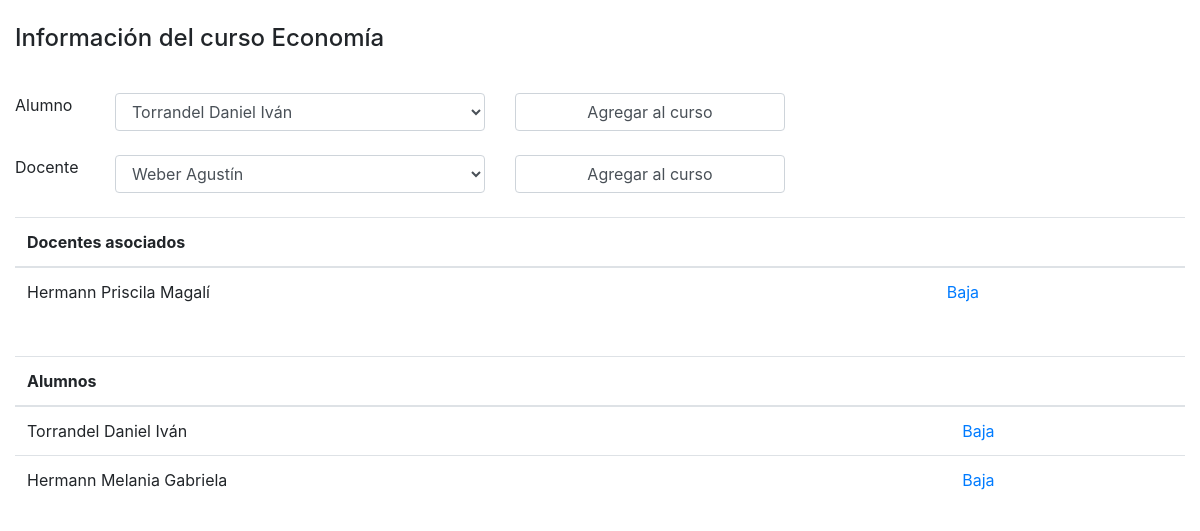
Screenshot of /admcursos/addparticipantes/2 with the database file from the repository.
### AdmCursos/models.py (models this page shows, shortened)
class Curso(models.Model):
    nombre = models.CharField(max_length=200)
    activo = models.BooleanField(default=True)

class Curso_Docente(models.Model):
    curso_id = models.ForeignKey(Curso, on_delete=models.CASCADE)
    docente_id = models.ForeignKey(Docente, on_delete=models.CASCADE)

class Docente(models.Model):
    nombre = models.CharField(max_length=100)
    apellido = models.CharField(max_length=100)
    edad = models.IntegerField()
    genero = models.IntegerField()
    fecha_alta = models.DateTimeField(auto_now=True)
    activo = models.BooleanField(default=True)

class Curso_Alumno(models.Model):
    curso_id = models.ForeignKey(Curso, on_delete=models.CASCADE)
    alumno_id = models.ForeignKey(Alumno, on_delete=models.CASCADE)

class Alumno(models.Model):
    nombre = models.CharField(max_length=100)
    apellido = models.CharField(max_length=100)
    edad = models.IntegerField()
    genero = models.IntegerField()
    fecha_alta = models.DateTimeField(auto_now=True)
    activo = models.BooleanField(default=True)

### AdmCursos/views.py (the view)
# urls.py: path('/addparticipantes/<int:curso_id>', views.addParticipantes, name='addParticipantes'),
def addParticipantes(request, curso_id):
    c = Curso.objects.get(id=curso_id)
    a = Alumno.objects.all()
    d = Docente.objects.all()
    ca2 = Curso_Alumno.objects.filter(curso_id=c.id).select_related('alumno_id')
    cd2 = Curso_Docente.objects.filter(curso_id=c.id).select_related('docente_id')
    template = loader.get_template('AdmCursos/addParticipantes.html')
    context = {'curso':c, 'lstAlumnos':a, 'lstDocentes':d, 'lstDocAsoc':cd2, 'lstAlumAsoc':ca2, 'queryAlumno': str(ca2.query)}
    return HttpResponse(template.render(context, request))

### AdmCursos/templates/AdmCursos/addparticipantes.html (shortened to what this page needs)
<!DOCTYPE html>
<html>
    <head>
        <link rel="stylesheet" href="https://maxcdn.bootstrapcdn.com/bootstrap/4.5.2/css/bootstrap.min.css">
    </head>
    <body>
        <div class="container-fluid">
            <br>
            <div class="row">
                <div class="col">
                    <h4><label>Información del curso {{curso.nombre}}</label></h4>
                </div>
            </div>
            <br>
            <form action="{% url 'asociarParticipante' curso.id 3 %}" method="POST">
                <div class="row">
                    <div class="col-md-1"><label>Alumno</label></div>
                    <div class="col-md-4"><select class="form-control" style="width:100%" name="AlumSelect" id='AlumSelect'>
                        {% for a in lstAlumnos %}
                        <option value="{{a.id}}">{{a.apellido}}&nbsp;{{a.nombre}}</option>
                        {% endfor %}
                    </select></div>
                    <div class="col-md-3"><button class="form-control" type="submit">Agregar al curso</button></div>
                </div>
            </form>
            <br>
            <form action="{% url 'asociarParticipante' curso.id 2 %}" method="POST">
                <div class="row">
                    <div class="col-md-1"><label>Docente</label></div>
                    <div class="col-md-4">
                        <select class="form-control" style="width:100%" name="DocSelect" id='DocSelect'>
                        {% for d in lstDocentes %}
                        <option value="{{d.id}}">{{d.apellido}}&nbsp;{{d.nombre}}</option>
                        {% endfor %}
                    </select></div>
                    <div class="col-md-3"><button class="form-control" type="submit">Agregar al curso</button></div>
                </div>
            </form>
            <br>
            <div class="row">
                <div class="col">
                    {% if lstDocAsoc%}
                    <table class="table">
                        <thead><th>Docentes asociados</th><th></th></thead>
                    {% for docente in lstDocAsoc %}
                        <tr><td>{{ docente.docente_id.apellido}}&nbsp;{{docente.docente_id.nombre}}</td><td><a href="{% url 'bajaParticipante' docente.docente_id.id docente.curso_id_id 2 %}">Baja</a></td></tr>
                    {% endfor %}
                    </table>
                    {%endif%}
                </div>
            </div>
            <br>
            <div class="row">
                <div class="col">
                    {% if lstAlumAsoc%}
                    <table class="table">
                        <thead><th>Alumnos</th><th></th></thead>
                    {% for alumno in lstAlumAsoc %}
                        <tr><td>{{alumno.alumno_id.apellido}}&nbsp;{{alumno.alumno_id.nombre}}</td><td><a href="{% url 'bajaParticipante' alumno.alumno_id.id alumno.curso_id_id 3 %}">Baja</a></td></tr>
                    {% endfor %}
                    </table>
                    {%endif%}
                </div>
            </div>
        </div>
    </body>
</html>

### rows the page displays
Curso: nombre "Economía"
Curso_Docente: docente_id.apellido "Hermann", docente_id.nombre "Priscila Magalí"
Curso_Alumno: alumno_id.apellido "Torrandel", alumno_id.nombre "Daniel Iván"
Curso_Alumno: alumno_id.apellido "Hermann", alumno_id.nombre "Melania Gabriela"

### other values shown
form field AlumSelect "Torrandel Daniel Iván"
form field DocSelect "Weber Agustín"
